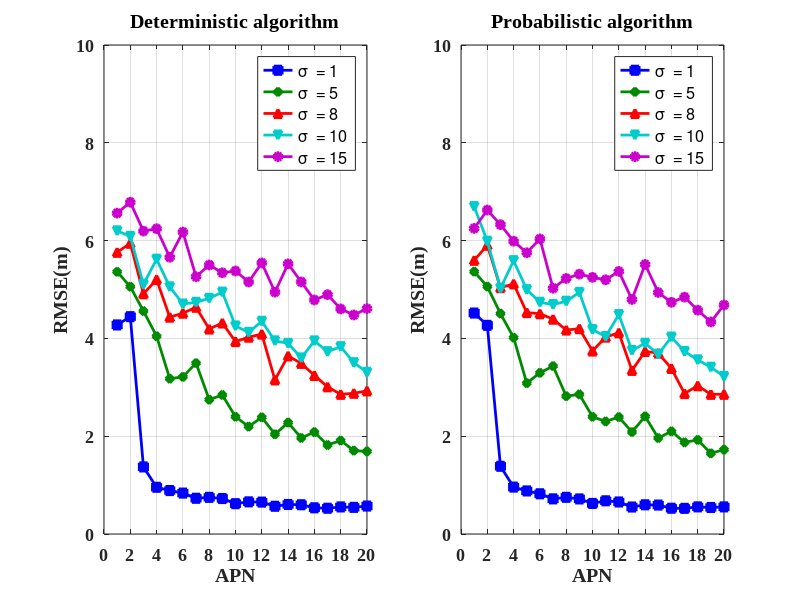
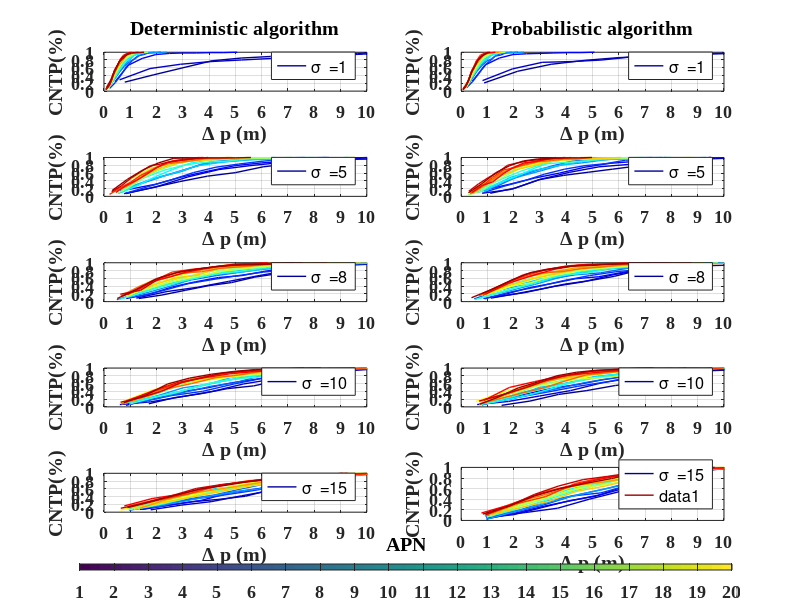

Source code (MATLAB) for these figures, in order:
close all;clear;clc;
load test_result_apn;
result=apn_clean_result;
color=[0 0 255; 0 139 0; 255 0 0;0 205 205; 205 0 205];
color=color/256;

%%
% plot nn rmse
clear -regexp [^result | color]; % clear all var but result
figure('pos',[600 300 950 380]);
subplot(1,2,1);
for i=1:5
    j1=(i-1)*20+1;j2=i*20;
    x=cell2mat(result(j1:j2,1));
    y=cell2mat(result(j1:j2,5));
    if i==1
        plot(x,y,'-s','color',color(1,:),'linewidth',2,'markerfacecolor',color(1,:)); 
    elseif i==2
        plot(x,y,'-d','color',color(2,:),'linewidth',2,'markerfacecolor',color(2,:)); 
    elseif i==3
        plot(x,y,'-^','color',color(3,:),'linewidth',2,'markerfacecolor',color(3,:)); 
    elseif i==4
        plot(x,y,'-v','color',color(4,:),'linewidth',2,'markerfacecolor',color(4,:));  
    elseif i==5
        plot(x,y,'-o','color',color(5,:),'linewidth',2,'markerfacecolor',color(5,:));  
    end
    hold on;
end
title('Deterministic algorithm','fontname','Times New Roman','fontsize',13,'fontweight','bold');
legend('\sigma  = 1','\sigma  = 5','\sigma  = 8','\sigma  = 10','\sigma  = 15');
set(gca,'XTick',0:2:20,'fontname','Times New Roman','fontsize',13,'fontweight','bold');
xlabel('APN');
ylabel('RMSE(m)');
axis([0 20 0 10]);
grid on;
% plot prob rmse
subplot(1,2,2);
for i=1:5
    j1=(i-1)*20+1;j2=i*20;
    x=cell2mat(result(j1:j2,1));
    y=cell2mat(result(j1:j2,7));
    if i==1
        plot(x,y,'-s','color',color(1,:),'linewidth',2,'markerfacecolor',color(1,:)); 
    elseif i==2
        plot(x,y,'-d','color',color(2,:),'linewidth',2,'markerfacecolor',color(2,:)); 
    elseif i==3
        plot(x,y,'-^','color',color(3,:),'linewidth',2,'markerfacecolor',color(3,:)); 
    elseif i==4
        plot(x,y,'-v','color',color(4,:),'linewidth',2,'markerfacecolor',color(4,:));  
    elseif i==5
        plot(x,y,'-o','color',color(5,:),'linewidth',2,'markerfacecolor',color(5,:));  
    end
    hold on;
end
title('Probabilistic algorithm','fontname','Times New Roman','fontsize',13,'fontweight','bold');
legend('\sigma  = 1','\sigma  = 5','\sigma  = 8','\sigma  = 10','\sigma  = 15');
set(gca,'XTick',0:2:20,'fontname','Times New Roman','fontsize',13,'fontweight','bold');
xlabel('APN');
ylabel('RMSE(m)');
axis([0 20 0 10]);
grid on;

%%
clear -regexp [^result | color];
noise_sigma=[1;5;8;10;15];
linecolors = jet(20);
figure('pos',[600 100 930 750]);

for i= 1:5
    j1=(i-1)*20+1;j2=i*20;
    
    % nn
    subplot(5,2,2*i-1);    
    nn_error=result(j1:j2,4);
    num=100;%100 test points
    for j=1:1:20
        y=nn_error{j,1};
        [b x]=hist(y,10);%10 bins
        c=cumsum(b/num); 
        plot(x,c,'-','color',linecolors(j,:),'linewidth',1,'markerfacecolor',color(5,:));        
        hold on;
    end
    if i==1
        title('Deterministic algorithm','fontname','Times New Roman','fontsize',13,'fontweight','bold');
    end
    legend(strcat('\sigma  = ',num2str(noise_sigma(i,1))),'Location','southeast');
    set(gca,'XTick',0:1:10,'fontname','Times New Roman','fontsize',13,'fontweight','bold');
    xlabel('\Delta\it\bf p\rm\bf (m)');
    ylabel('CNTP(%)');
    axis([0 10 0 1]);
    grid on;
    
    % prob
    subplot(5,2,2*i);
    nn_error=result(j1:j2,6);
    num=100;%100 test points
    for j=1:1:20
        y=nn_error{j,1};
        [b x]=hist(y,10);%10 bins
        c=cumsum(b/num); 
        plot(x,c,'-','color',linecolors(j,:),'linewidth',1,'markerfacecolor',color(5,:)); 
        hold on;
    end
    
    if i==1
        title({'Probabilistic algorithm'},'fontname','Times New Roman','fontsize',13,'fontweight','bold');
    end
    legend(strcat('\sigma  = ',num2str(noise_sigma(i,1))),'Location','southeast');
    set(gca,'XTick',0:1:10,'fontname','Times New Roman','fontsize',13,'fontweight','bold');
    xlabel('\Delta\it\bf p\rm\bf (m)');
    ylabel('CNTP(%)');
    axis([0 10 0 1]);
    grid on;
    
end
h=colorbar('SouthOutside');caxis([1 20]);
set(get(h,'title'),'string','APN','fontname','Times New Roman','fontsize',13,'fontweight','bold');
set(h,'xtick',1:1:20,'fontname','Times New Roman','fontsize',13,'fontweight','bold');
set(h, 'Position', [.1 .05 .8150 .01]);



